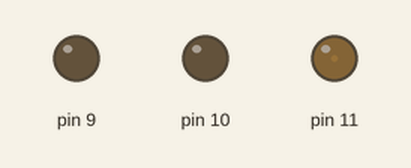
The sketch below on a simulated Arduino Uno, built with avr-gcc and run on an emulated ATmega328P. On the bench: output pins drawn as LEDs (lit = HIGH).

Above: at 0.05 s.
At 1.85 s:
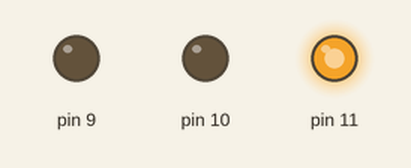
At 3.15 s:
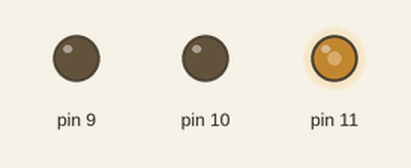
At 6.25 s:
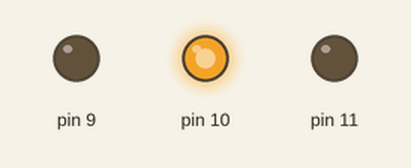
At 9.6 s:
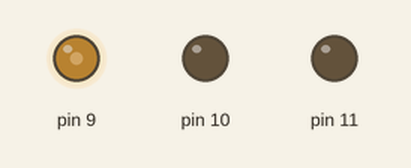
At 12.5 s:
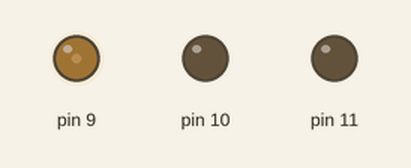
Timing chart, 0 to 17.2 s (numbered marks = the images above):
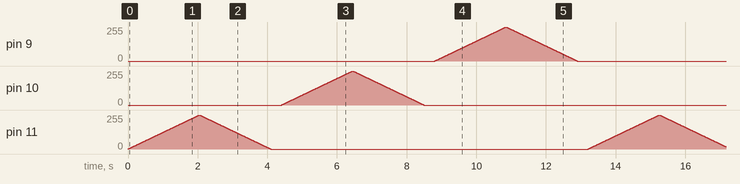

The sketch:

sketch_nov24a.ino
```cpp
void setup ()
{
unsigned char i;
for(i=9;i<=11;i++)//依次设置1~6个数字引脚为输出模式27.    pinMode(i,OUTPUT);//设置第i个引脚为输出模式28.}
pinMode(i,OUTPUT);
}

void Led(void)
{
  for (int a=0; a<=255;a++)                //循环语句，控制PWM亮度的增加
  {
    analogWrite(11,a);
    delay(8);                             //当前亮度级别维持的时间,单位毫秒
  }
    for (int a=255; a>=0;a--)             //循环语句，控制PWM亮度减小
  {
    analogWrite(11,a);
    delay(8);                             //当前亮度的维持的时间,单位毫秒
  }
  delay(300);                             //完成一个循环后等待的时间,单位毫秒
}
/************************************/
void Led1(void)
{
  for (int a=0; a<=255;a++)                //循环语句，控制PWM亮度的增加
  {
    analogWrite(10,a);
    delay(8);                             //当前亮度级别维持的时间,单位毫秒
  }
    for (int a=255; a>=0;a--)             //循环语句，控制PWM亮度减小
  {
    analogWrite(10,a);
    delay(8);                             //当前亮度的维持的时间,单位毫秒
  }
  delay(300);                             //完成一个循环后等待的时间,单位毫秒
}
/******************************************/
void Led2(void)
{
  for (int a=0; a<=255;a++)                //循环语句，控制PWM亮度的增加
  {
    analogWrite(9,a);
    delay(8);                             //当前亮度级别维持的时间,单位毫秒
  }
    for (int a=255; a>=0;a--)             //循环语句，控制PWM亮度减小
  {
    analogWrite(9,a);
    delay(8);                             //当前亮度的维持的时间,单位毫秒
  }
  delay(300);                             //完成一个循环后等待的时间,单位毫秒
}
/********************************************/
void loop()
{
Led();
Led1();
Led2();
}
```
